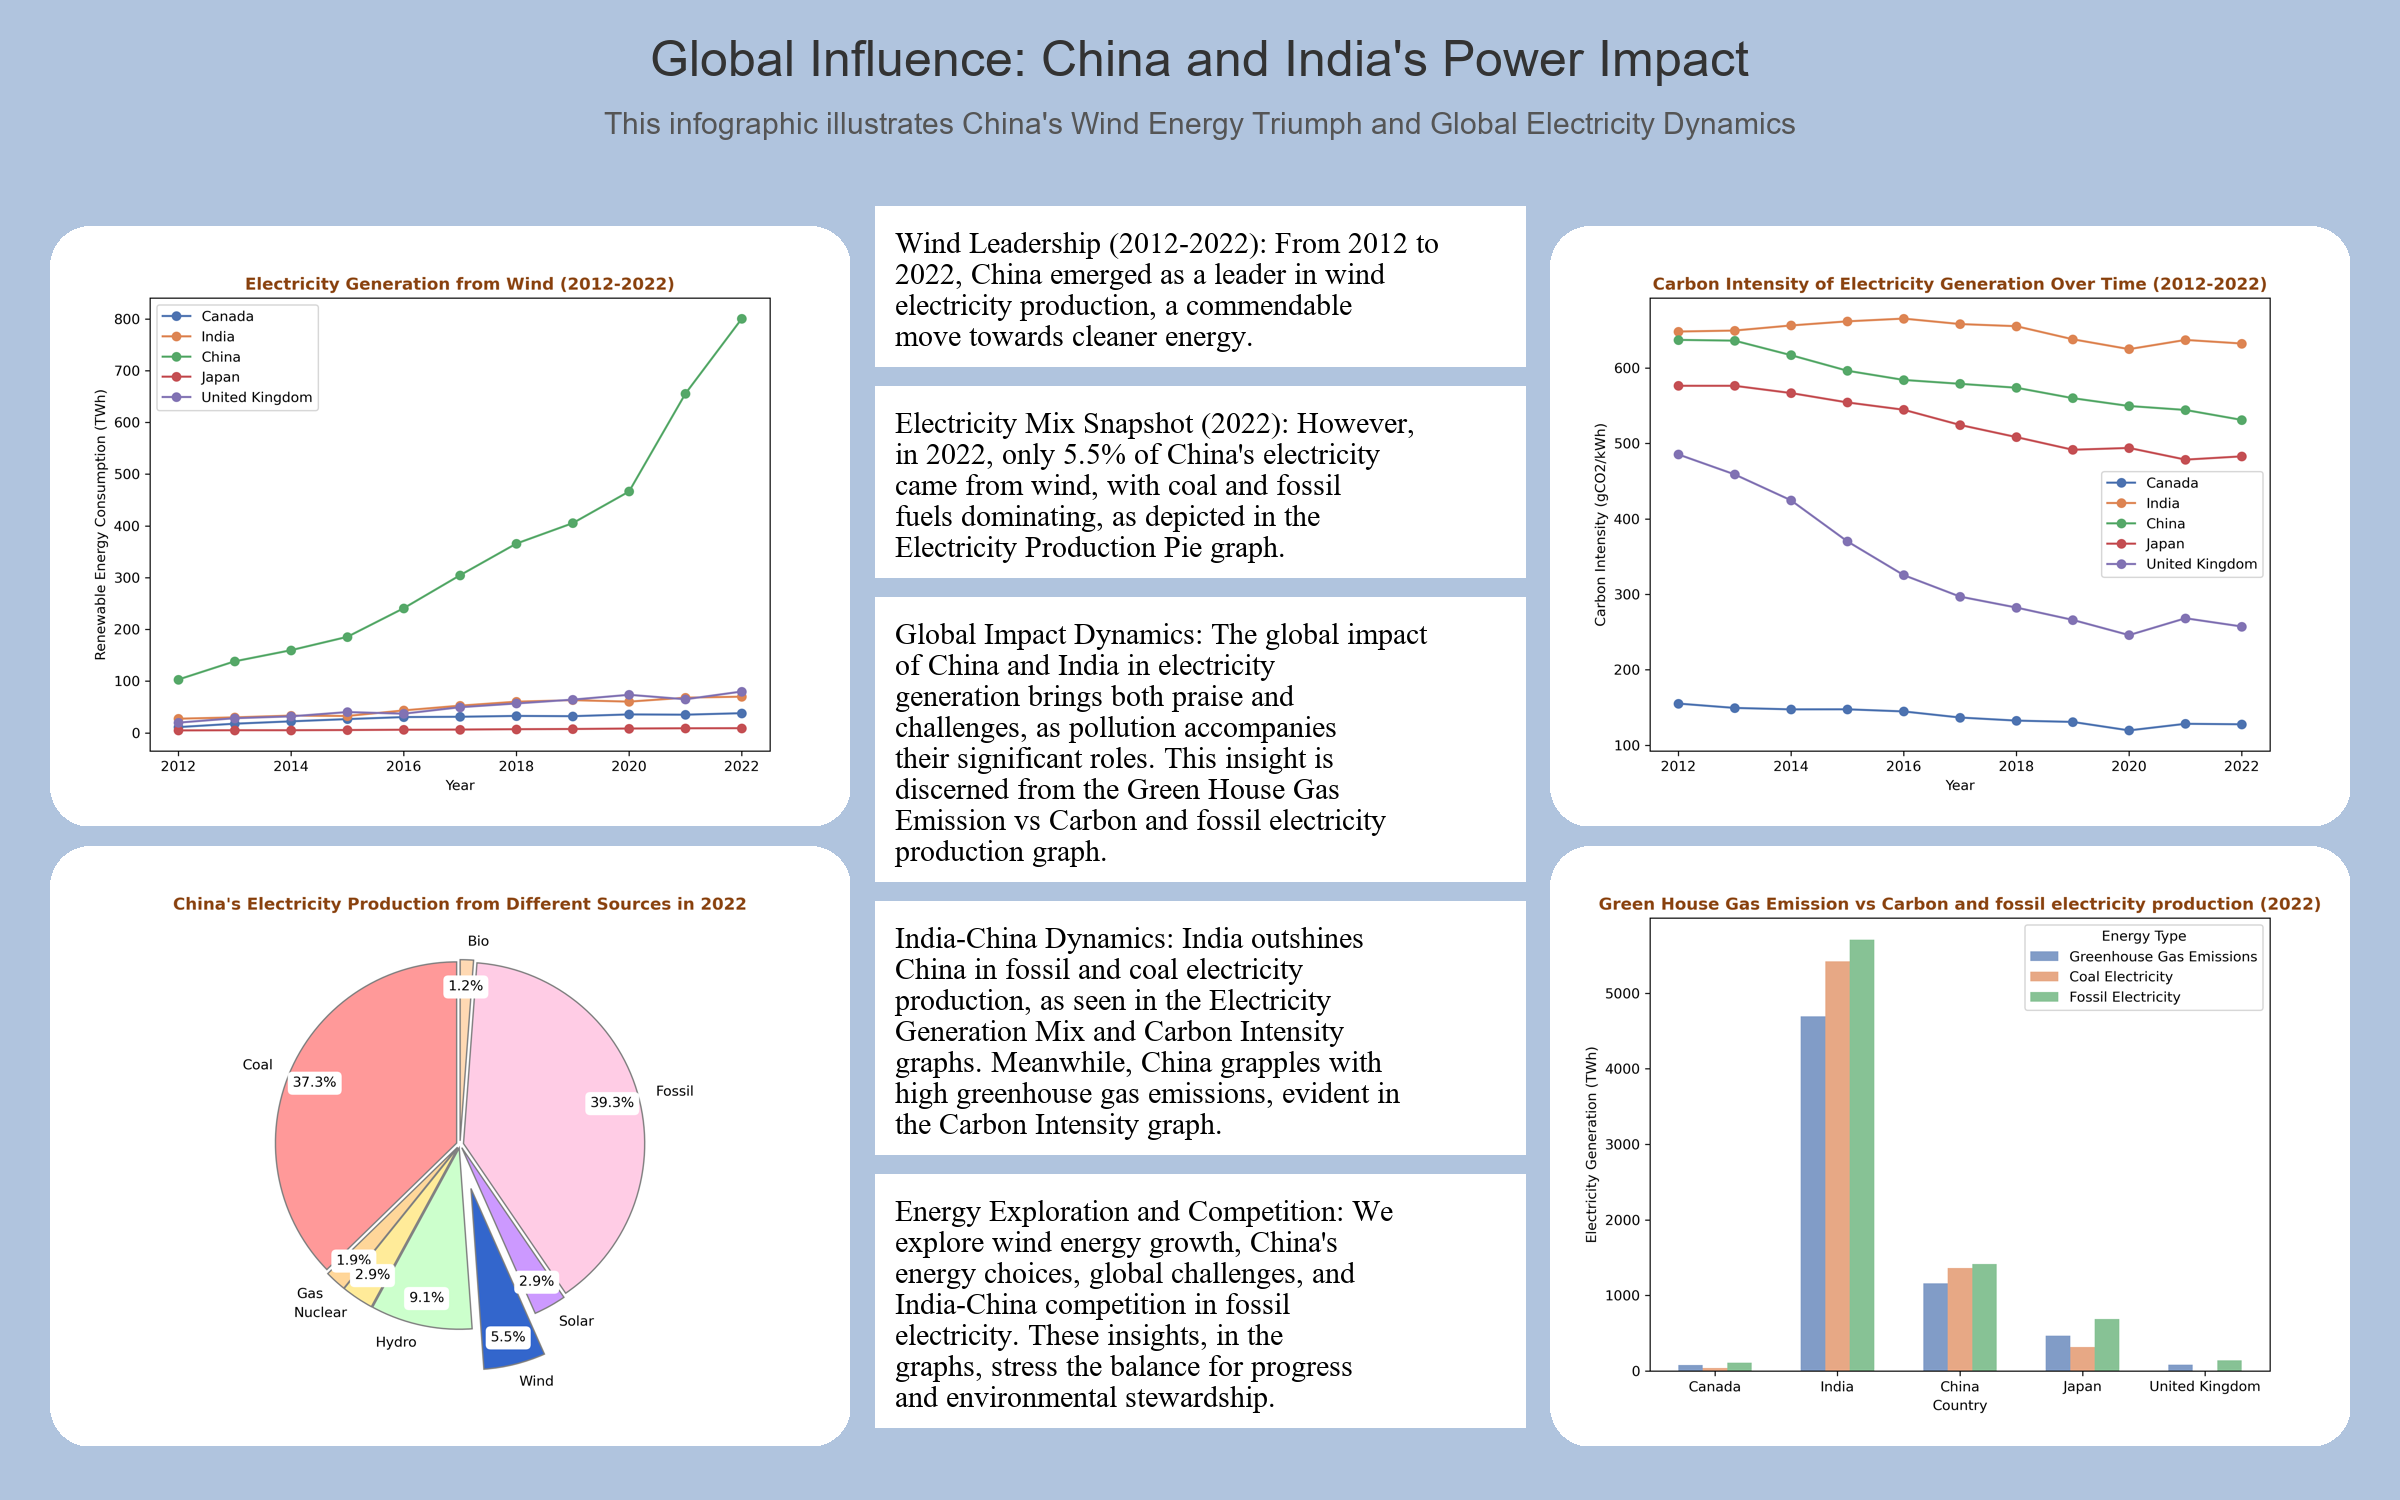

This chart was generated by the following Python code:
# -*- coding: utf-8 -*-
"""
Created on Tue Jan 9 02:27:48 2024

@author: aa23aan
"""

import pandas as pd
import matplotlib.pyplot as plt
import seaborn as sns
from PIL import Image, ImageDraw, ImageFont
import textwrap

def read_data(file_path):
    """
    Read data from the CSV file.

    Parameters:
    - file_path (str): Path to the CSV file.

    Returns:
    - pd.DataFrame: DataFrame containing the read data.
    """
    return pd.read_csv(file_path)

def filter_data(df, selected_countries, start_year, end_year):
    """
    Filter data based on selected countries and a specific time range.

    Parameters:
    - df (pd.DataFrame): Input DataFrame.
    - selected_countries (list): List of countries to filter.
    - start_year (int): Start year of the time range.
    - end_year (int): End year of the time range.

    Returns:
    - pd.DataFrame: Filtered DataFrame.
    """
    df_selected = df[df['country'].isin(selected_countries)]
    return df_selected[(df_selected['year'] >= start_year) & (df_selected['year'] <= end_year)]

def plot_wind_energy_trend(df_selected, selected_countries):
    """
    Plot the trend of wind energy production over time.

    Parameters:
    - df_selected (pd.DataFrame): Filtered DataFrame.
    - selected_countries (list): List of countries.

    Returns:
    - None
    """
    plt.figure(figsize=(8, 6))
    for country in selected_countries:
        df_country = df_selected[df_selected['country'] == country]
        plt.plot(df_country['year'], df_country['wind_electricity'], marker='o', label=country)

    plt.title('Electricity Generation from Wind (2012-2022)',color='#8B4513',weight='bold')
    plt.xlabel('Year')
    plt.ylabel('Renewable Energy Consumption (TWh)')
    plt.legend()
    plt.savefig('Wind_energy_plot.png', dpi=300)

def plot_electricity_generation_mix(df_selected, selected_countries):
    """
    Plot the electricity generation mix using a stacked bar chart.

    Parameters:
    - df_selected (pd.DataFrame): Filtered DataFrame.
    - selected_countries (list): List of countries.

    Returns:
    - None
    """
    df_2018 = df_selected[df_selected['year'] == 2022]
    plt.figure(figsize=(8, 6))
    sns.set_palette("deep", n_colors=len(df_selected['country'].unique()))
    energy_types = ['greenhouse_gas_emissions','coal_electricity','fossil_electricity']

    bar_width = 0.2
    for i, energy_type in enumerate(energy_types):
        x_coordinates = [j + i * bar_width for j in range(len(selected_countries))]
        plt.bar(x_coordinates, df_2018[energy_type], width=bar_width, \
                label=f'{energy_type.replace("_", " ").title()}', alpha=0.7)

    plt.xticks([j + bar_width for j in range(len(selected_countries))], selected_countries)
    plt.title('Green House Gas Emission vs Carbon and fossil electricity production (2022)'\
              ,color='#8B4513',weight='bold')
    plt.xlabel('Country')
    plt.ylabel('Electricity Generation (TWh)')
    plt.legend(title='Energy Type')
    plt.savefig('electricity_generation_mix_plot.png', dpi=300)

def plot_carbon_intensity(df_selected, selected_countries):
    """
    Plot the carbon intensity of electricity generation over time.

    Parameters:
    - df_selected (pd.DataFrame): Filtered DataFrame.
    - selected_countries (list): List of countries.

    Returns:
    - None
    """
    plt.figure(figsize=(8, 6))
    for country in selected_countries:
        df_country = df_selected[df_selected['country'] == country]
        plt.plot(df_country['year'], df_country['carbon_intensity_elec'], marker='o', label=country)

    plt.title('Carbon Intensity of Electricity Generation Over Time (2012-2022)',color='#8B4513',weight='bold')
    plt.xlabel('Year')
    plt.ylabel('Carbon Intensity (gCO2/kWh)')
    plt.legend()
    plt.savefig('carbon_intensity_plot.png', dpi=300)

def plot_china_electricity_production_pie(df_energy):
    """
    Plot a pie chart for China's electricity production sources in 2022.

    Parameters:
    - df_energy (pd.DataFrame): Input DataFrame.

    Returns:
    - None
    """
    china_data_2018 = df_energy[(df_energy['country'] == 'China') & (df_energy['year'] == 2022)]
    labels = ['Coal', 'Gas', 'Nuclear', 'Hydro', 'Wind', 'Solar', 'Fossil', 'Bio']
    sizes = china_data_2018[['coal_electricity', 'gas_electricity', 'nuclear_electricity',
                              'hydro_electricity', 'wind_electricity', 'solar_electricity',
                              'fossil_electricity', 'biofuel_electricity']].iloc[0]

    explode = (0.02, 0.02, 0.02, 0.02, 0.25, 0.02, 0.02, 0.02)

    fig, ax = plt.subplots(figsize=(8, 6))
    pie, _, autotexts = ax.pie(sizes, labels=labels, autopct='%1.1f%%', startangle=90,
                               colors = ['#FF9999', '#FFD699', '#FFEB99', \
                                         '#CCFFCC', '#3366CC', '#CC99FF', '#FFCCE5', '#FFD9B3'],
                               explode=explode, pctdistance=0.85, wedgeprops=dict(edgecolor='grey'))

    fig.set_size_inches(8, 6)

    for i, autotext in enumerate(autotexts):
        autotext.set_bbox(dict(boxstyle='round,pad=0.3', edgecolor='white', facecolor='white'))

    plt.title("China's Electricity Production from Different Sources in 2022",color='#8B4513',weight='bold')
    plt.savefig('china_electricity_production_pie.png', dpi=300)

def paste_with_rounded_corners_and_gap(combined_img, image_path, position, size, corner_radius, gap):
    """
    Paste an image onto a combined image with rounded corners and a gap.

    Parameters:
    - combined_img (PIL.Image.Image): Combined image.
    - image_path (str): Path to the image to be pasted.
    - position (tuple): Position where the image will be pasted.
    - size (tuple): Size of the pasted image.
    - corner_radius (int): Radius of the rounded corners.
    - gap (int): Gap between images.

    Returns:
    - None
    """
    img = Image.open(image_path)
    img = img.convert("RGBA")
    img = img.resize(size)
    mask = Image.new("L", img.size, 0)
    draw_mask = ImageDraw.Draw(mask)
    draw_mask.rounded_rectangle([(0, 0), img.size], corner_radius, fill=255)
    img.putalpha(mask)
    combined_img.paste(img, (position[0], position[1] + gap), img)


def create_combined_image(df_selected, selected_countries, df_energy, paragraphs):
    """
    Create a combined image with various visualizations and findings.

    Parameters:
    - df_selected (pd.DataFrame): Filtered DataFrame.
    - selected_countries (list): List of countries.
    - df_energy (pd.DataFrame): Input DataFrame.
    - paragraphs (list): List of paragraphs to be displayed in separate text boxes.

    Returns:
    - None
    """
    combined_img = Image.new('RGB', (2400, 1500), color='#B0C4DE')
    draw = ImageDraw.Draw(combined_img)

    heading = "Global Influence: China and India's Power Impact"
    heading_font = ImageFont.truetype("arial.ttf", 50)
    heading_width, heading_height = draw.textsize(heading, font=heading_font)
    heading_position = ((combined_img.width - heading_width) // 2, 30)
    draw.text(heading_position, heading, font=heading_font, fill='#333333')

    description = "This infographic illustrates China's Wind Energy Triumph and Global Electricity Dynamics"
    description_font = ImageFont.truetype("arial.ttf", 30)
    description_width, description_height = draw.textsize(description, font=description_font)
    description_position = ((combined_img.width - description_width) // 2, heading_height + 50)
    draw.text(description_position, description, font=description_font, fill='#555555')

    # Calculate available space on both sides
    left_space = 50
    right_space = combined_img.width - 850  # 50 (left space) + 800 (wind energy graph width)
    graph_width = 800
    gap = 20

    # Calculate position for the wind energy graph
    wind_energy_position = (left_space, heading_height + 150)
    paste_with_rounded_corners_and_gap(combined_img, 'Wind_energy_plot.png',
                                       wind_energy_position, (graph_width, 600), 40, gap)

    # Calculate position for the pie chart
    pie_chart_position = (left_space, heading_height + 150 + 600 + gap)
    paste_with_rounded_corners_and_gap\
        (combined_img, 'china_electricity_production_pie.png',
                                       pie_chart_position, (graph_width, 600), 40, gap)

    # Calculate position for the carbon intensity graph
    carbon_intensity_position = (right_space, heading_height + 150)
    paste_with_rounded_corners_and_gap\
        (combined_img, 'carbon_intensity_plot.png',
                                       carbon_intensity_position, (graph_width, 600), 40, gap)

    # Calculate position for the electricity generation mix graph
    electricity_generation_mix_position = (right_space, heading_height + 150 + 600 + gap)
    paste_with_rounded_corners_and_gap(combined_img, 'electricity_generation_mix_plot.png',
                                       electricity_generation_mix_position, (graph_width, 600), 40, gap)

    # Calculate position for the text boxes
    textbox_width = 650
    textbox_gap = 20
    textbox_position_y = heading_height + 150

    for i, paragraph in enumerate(paragraphs):
        # Calculate the required height for the current paragraph
        font_path = 'times.ttf'  # Provide the correct path to your times.ttf file
        textbox_font = ImageFont.truetype(font_path, 30)
        wrapped_text = textwrap.fill(paragraph, width=41)
        _, wrapped_text_height = draw.textsize(wrapped_text, font=textbox_font)

        textbox_position = ((combined_img.width - textbox_width) // 2, textbox_position_y)
        textbox_height = wrapped_text_height + 40  # Add some padding

        draw.rectangle([textbox_position, \
                        (textbox_position[0] + textbox_width, textbox_position[1] + textbox_height)],
                       fill='#FFFFFF')

        # Draw the wrapped text inside the textbox with automatic wrapping
        draw.multiline_text((textbox_position[0] + \
                             20, textbox_position[1] + 20), wrapped_text, \
                            font=textbox_font, fill='#000000', align="left")

        textbox_position_y += textbox_height + textbox_gap

    combined_img.save('22056555.png', dpi=(300, 300))

# Main execution
file_path = 'World Energy Consumption.csv'
df_energy = read_data(file_path)

selected_countries = ['Canada', 'India', 'China', 'Japan', 'United Kingdom']
df_selected = filter_data(df_energy, selected_countries, 2012, 2022)

plot_wind_energy_trend(df_selected, selected_countries)
plot_electricity_generation_mix(df_selected, selected_countries)
plot_carbon_intensity(df_selected, selected_countries)
plot_china_electricity_production_pie(df_energy)

paragraphs = [
    "Wind Leadership (2012-2022): From 2012 to 2022, China emerged as a leader in wind electricity production, a commendable move towards cleaner energy.",
    "Electricity Mix Snapshot (2022): However, in 2022, only 5.5% of China's electricity came from wind, with coal and fossil fuels dominating, as depicted in the Electricity Production Pie graph.",
    "Global Impact Dynamics: The global impact of China and India in electricity generation brings both praise and challenges, as pollution accompanies their significant roles. This insight is discerned from the Green House Gas Emission vs Carbon and fossil electricity production graph.",
    "India-China Dynamics: India outshines China in fossil and coal electricity production, as seen in the Electricity Generation Mix and Carbon Intensity graphs. Meanwhile, China grapples with high greenhouse gas emissions, evident in the Carbon Intensity graph.",
    "Energy Exploration and Competition: We explore wind energy growth, China's energy choices, global challenges, and India-China competition in fossil electricity. These insights, in the graphs, stress the balance for progress and environmental stewardship."
]

#Calls function to save output image
create_combined_image(df_selected, selected_countries, df_energy, paragraphs)